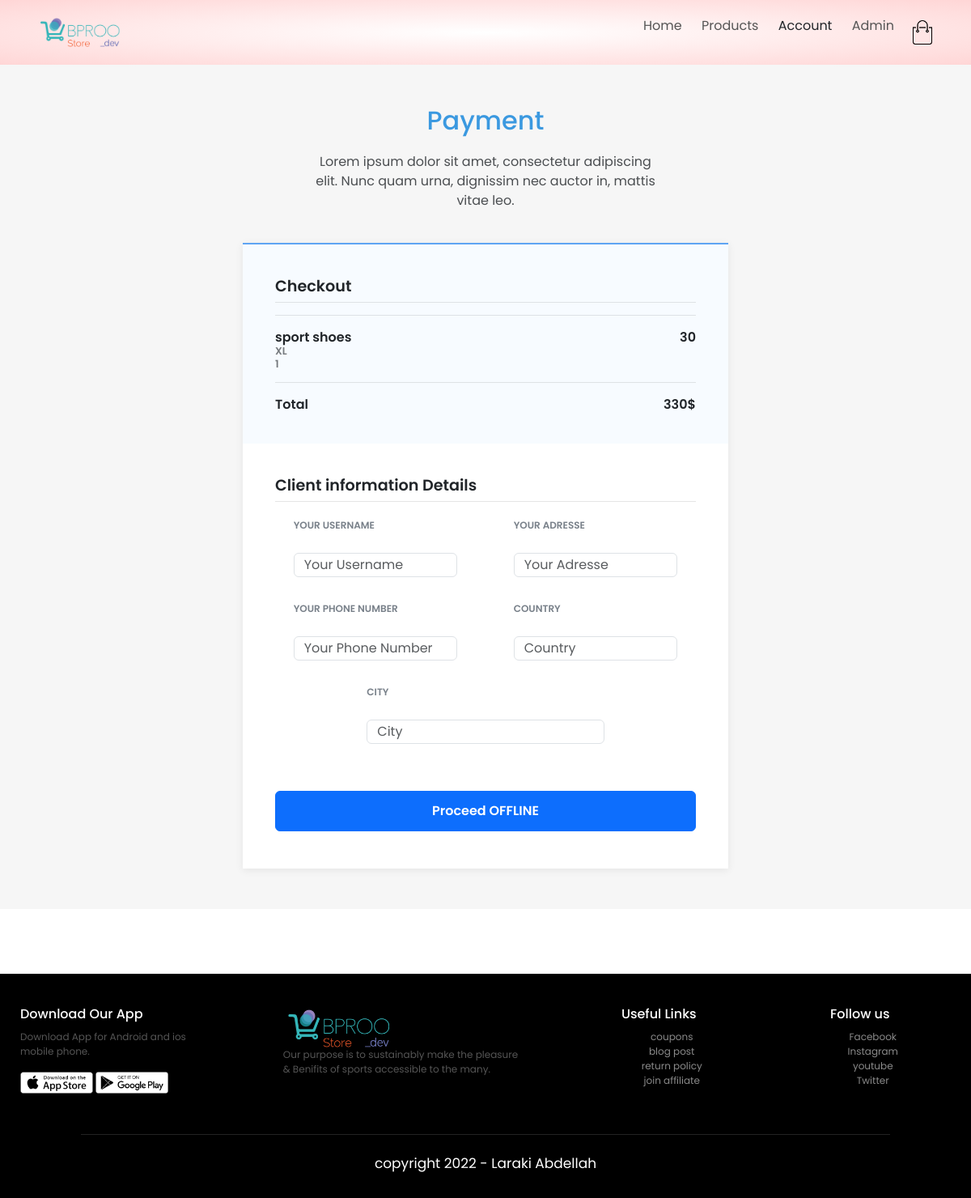
Page /pages/payment.php (signed in) on the committed database.
### tables this page shows
CREATE TABLE `cart` (
  `Id_cart` int(11) NOT NULL,
  `id_product` int(11) NOT NULL,
  `Id_client` int(11) NOT NULL,
  `Product_size` varchar(200) NOT NULL,
  `Product_quantity` int(100) NOT NULL
);

CREATE TABLE `Product` (
  `Id` int(11) NOT NULL,
  `categorie_id` int(11) NOT NULL,
  `Name` varchar(200) NOT NULL,
  `Price` varchar(200) NOT NULL,
  `Description` varchar(400) NOT NULL,
  `Img1` varchar(300) NOT NULL,
  `Img2` varchar(300) NOT NULL,
  `Img3` varchar(300) NOT NULL,
  `Img4` varchar(300) NOT NULL
);

### pages/payment.php (the view, shortened to what this page needs)
<?php
include "../config.php";
$client_id = $_SESSION["Account_id"];
?>
<!DOCTYPE html>
<html>
<head>
  <link rel="stylesheet" href="https://maxcdn.bootstrapcdn.com/bootstrap/4.0.0/css/bootstrap.min.css">
  <link rel="stylesheet" href="payment/payment.css">
  <link href="https://cdn.jsdelivr.net/npm/bootstrap@5.3.0-alpha1/dist/css/bootstrap.min.css" rel="stylesheet">
</head>
<body>
 <?php include "header.php"; ?>
  <main class="page payment-page">
    <section class="payment-form dark">
      <div class="container">
        <div class="block-heading">
          <h2>Payment</h2>
          <p>Lorem ipsum dolor sit amet, consectetur adipiscing elit. Nunc quam urna, dignissim nec auctor in, mattis vitae leo.</p>
        </div>
        <form action="payment.php" method="post">
          <div class="products">
            <h3 class="title">Checkout</h3>
            <?php
            $Query = "SELECT * FROM Product JOIN cart WHERE Id=Id_product AND Id_client=$client_id limit 1";
            $execute = mysqli_query($con, $Query);
            $check_exist = mysqli_num_rows($execute);
            if ($check_exist > 0) {
              while ($fetch = mysqli_fetch_assoc($execute)) {
                $price=$fetch["Price"];
                $tax = 10;
                $total_price = $price + ($price * $tax);
            ?>
                <div class="item total">
                  <span  class="price"><?php echo $fetch["Price"];  ?></span>
                  <p class="item-name"><?php echo $fetch["Name"]; ?></p>
                  <p class="item-description"><?php echo $fetch["Product_size"]; ?></p>
                  <p class="item-description"><?php echo $fetch["Product_quantity"]; ?></p>
                </div>
            <div class="total">Total<span class="price"><?php echo $total_price . "$"; ?></span></div>
            <?php
              }
            }
            ?>
          </div>
          <div class="card-details">
            <h3 class="title">Client information Details</h3>
            <div class="row">
              <div class="form-group col-sm-5">
                <label for="card-holder">Your Username</label>
                <input type="text" name="UserName" class="form-control" placeholder="Your Username" aria-label="Card Holder" aria-describedby="basic-addon1">
              </div>
              <div class="form-group col-sm-5">
                <label for="card-holder">Your Adresse</label>
                <input type="text" name="Adresse" class="form-control" placeholder="Your Adresse">
              </div>
              <div class="form-group col-sm-5">
                <label for="">Your Phone Number</label>
                <input type="number" name="phone_num" class="form-control" placeholder="Your Phone Number">
              </div>
              <div class="form-group col-sm-5">
                <label for="card-number">Country</label>
                <input id="card-number" name="country" type="text" class="form-control" placeholder="Country">
              </div>
              <div class="form-group col-sm-7">
                <label for="cvc">City</label>
                <input id="cvc" type="text" name="city" placeholder="City" class="form-control">
              </div>
              <div class="form-group col-sm-12">
                <button  name="Proceed" class="btn btn-primary btn-block">Proceed OFFLINE</button>
              </div>
            </div>
          </div>
        </form>
      </div>
    </section>
  </main>
  <?php include "footer.php"; ?>
</body>
</body>
</html>

### pages/payment/payment.css (style rules this page uses)
.payment-form { padding-bottom: 50px; font-family: 'Montserrat', sans-serif; }
.payment-form.dark { background-color: #f6f6f6; }
.payment-form .block-heading { padding-top: 50px; margin-bottom: 40px; text-align: center; }
.payment-form .block-heading p { text-align: center; max-width: 420px; margin: auto; opacity:0.7; }
.payment-form.dark .block-heading p { opacity:0.8; }
.payment-form .block-heading h1, .payment-form .block-heading h2, .payment-form .block-heading h3 { margin-bottom:1.2rem; color: #3b99e0; }
.payment-form form { border-top: 2px solid #5ea4f3; box-shadow: 0px 2px 10px rgba(0, 0, 0, 0.075); background-color: #ffffff; padding: 0; max-width: 600px; margin: auto; }
.payment-form .title { font-size: 1em; border-bottom: 1px solid rgba(0,0,0,0.1); margin-bottom: 0.8em; font-weight: 600; padding-bottom: 8px; }
.payment-form .products { background-color: #f7fbff; padding: 25px; }
.payment-form .products .item { margin-bottom:1em; }
.payment-form .products .item-name { font-weight:600; font-size: 0.9em; }
.payment-form .products .item-description { font-size:0.8em; opacity:0.6; }
.payment-form .products .item p { margin-bottom:0.2em; }
.payment-form .products .price { float: right; font-weight: 600; font-size: 0.9em; }
.payment-form .products .total { border-top: 1px solid rgba(0, 0, 0, 0.1); margin-top: 10px; padding-top: 19px; font-weight: 600; line-height: 1; }
.payment-form .card-details { padding: 25px 25px 15px; }
.payment-form .card-details label { font-size: 12px; font-weight: 600; margin-bottom: 15px; color: #79818a; text-transform: uppercase; }
.payment-form .card-details button { margin-top: 0.6em; padding:12px 0; font-weight: 600; }
@media (min-width: 576px) { .payment-form .title { font-size: 1.2em; } }
@media (min-width: 576px) { .payment-form .products { padding: 40px; } }
@media (min-width: 576px) { .payment-form .products .item-name { font-size: 1em; } }
@media (min-width: 576px) { .payment-form .products .price { font-size: 1em; } }
@media (min-width: 576px) { .payment-form .card-details { padding: 40px 40px 30px; } }
@media (min-width: 576px) { .payment-form .card-details button { margin-top: 2em; } }

### pages/style.css (style rules this page uses)
* { margin: 0; padding: 0; box-sizing: border-box; font-family: 'Poppins', sans-serif; scroll-behavior: smooth; }
.container { max-width: 1300px; margin: 0px auto; padding-left: 25px; padding-right: 25px; }
.row { display: flex; align-items: center; justify-content: space-around; flex-wrap: wrap; }
form input { margin: 10px 0; width:100%; height: 30px; padding: 0 10px; border: 1px solid #ccc; }

### rows in the picture
cart: id_product.Price "30", id_product.Name "sport shoes", Product_size "XL", Product_quantity "1", id_product.Price "330"
